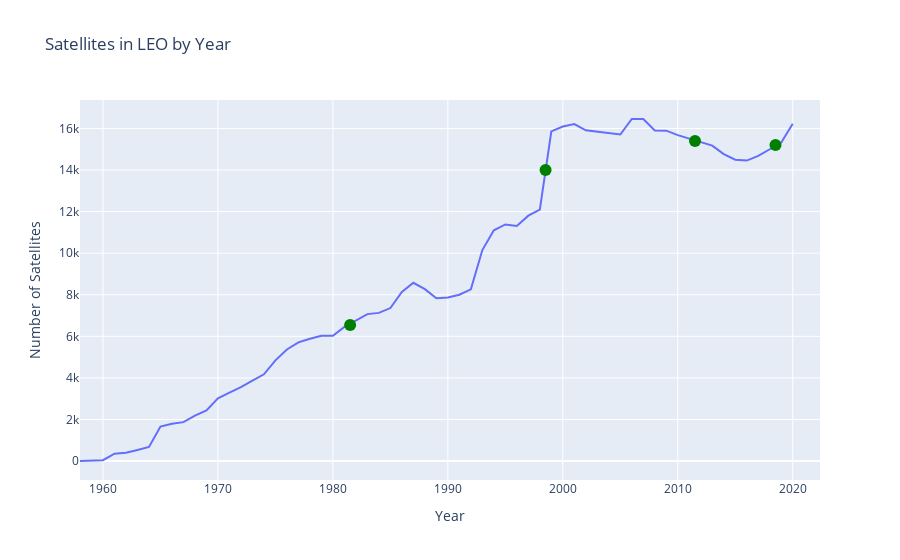

This figure's notebook cell:
### Code cell
df = df.dropna(subset=['LAUNCH_DATE'])
count_df = df[(df['MEAN_MOTION']>11.25) & (df['ECCENTRICITY']<0.25)].groupby(df['LAUNCH_DATE'].dt.year)[['CCSDS_OMM_VERS']].count()
decay_df = df[(df['MEAN_MOTION']>11.25) & (df['ECCENTRICITY']<0.25)].groupby(df['DECAY_DATE'].dt.year)[['CCSDS_OMM_VERS']].count()
decay_df = decay_df.append(pd.DataFrame([0], columns=['CCSDS_OMM_VERS'], index=[1958]))
count_df = (count_df - decay_df).cumsum()
count_df.columns = ['count']

fig = px.line(count_df, x=count_df.index, y='count', title='Satellites in LEO by Year',
              labels={"index": "Year","count": "Number of Satellites"})


fig.add_trace(go.Scatter(x=[1981.5],y=[6550],showlegend=False,marker=dict(size=12,color='green'),
                         hovertemplate='Space Shuttle enters service in April 1981<extra></extra>'))

fig.add_trace(go.Scatter(x=[2011.5],y=[15400],showlegend=False,marker=dict(size=12,color='green'),
                         hovertemplate='Space Shuttle last flight in July 2011<extra></extra>'))

fig.add_trace(go.Scatter(x=[1998.5],y=[14000],showlegend=False,marker=dict(size=12,color='green'),
                         hovertemplate='Debri caused by Chinese anti-satellite<br>missile test in 2007 back dated<br>to satellite launch (Fengyun-1C)<extra></extra>'))

fig.add_trace(go.Scatter(x=[2018.5],y=[15200],showlegend=False,marker=dict(size=12,color='green'),
                         hovertemplate='SpaceX launches first batch of<br>60 Starlink satellites into LEO<extra></extra>'))

fig.show()

### Figure 1 — Plotly figure (JSON) as saved in the notebook; plotly's stock layout.template omitted (floating-point values rounded to 4 significant figures)
{"data": [{"hovertemplate": "Year=%{x}<br>Number of Satellites=%{y}<extra></extra>", "legendgroup": "", "line": {"color": "#636efa", "dash": "solid"}, "mode": "lines", "name": "", "orientation": "v", "showlegend": false, "type": "scatter", "x": [1958, 1959, 1960, 1961, 1962, 1963, 1964, 1965, 1966, 1967, 1968, 1969, 1970, 1971, 1972, 1973, 1974, 1975, 1976, 1977, 1978, 1979, 1980, 1981, 1982, 1983, 1984, 1985, 1986, 1987, 1988, 1989, 1990, 1991, 1992, 1993, 1994, 1995, 1996, 1997, 1998, 1999, 2000, 2001, 2002, 2003, 2004, 2005, 2006, 2007, 2008, 2009, 2010, 2011, 2012, 2013, 2014, 2015, 2016, 2017, 2018, 2019, 2020], "xaxis": "x", "y": [4, 13, 45, 357, 402, 537, 682, 1657, 1799, 1874, 2184, 2437, 3019, 3297, 3561, 3866, 4175, 4845, 5367, 5708, 5885, 6023, 6023, 6452, 6774, 7069, 7129, 7361, 8135, 8577, 8268, 7831, 7868, 8004, 8262, 10149, 11100, 11383, 11308, 11804, 12095, 15861, 16093, 16208, 15912, 15842, 15793, 15709, 16454, 16450, 15899, 15894, 15677, 15522, 15334, 15175, 14763, 14495, 14453, 14680, 14999, 15326, 16229], "yaxis": "y"}, {"hovertemplate": "Space Shuttle enters service in April 1981<extra></extra>", "marker": {"color": "green", "size": 12}, "showlegend": false, "type": "scatter", "x": [1982.0], "y": [6550]}, {"hovertemplate": "Space Shuttle last flight in July 2011<extra></extra>", "marker": {"color": "green", "size": 12}, "showlegend": false, "type": "scatter", "x": [2012.0], "y": [15400]}, {"hovertemplate": "Debri caused by Chinese anti-satellite<br>missile test in 2007 back dated<br>to satellite launch (Fengyun-1C)<extra></extra>", "marker": {"color": "green", "size": 12}, "showlegend": false, "type": "scatter", "x": [1998.0], "y": [14000]}, {"hovertemplate": "SpaceX launches first batch of<br>60 Starlink satellites into LEO<extra></extra>", "marker": {"color": "green", "size": 12}, "showlegend": false, "type": "scatter", "x": [2018.0], "y": [15200]}], "layout": {"legend": {"tracegroupgap": 0}, "title": {"text": "Satellites in LEO by Year"}, "xaxis": {"anchor": "y", "domain": [0, 1], "title": {"text": "Year"}}, "yaxis": {"anchor": "x", "domain": [0, 1], "title": {"text": "Number of Satellites"}}}}
